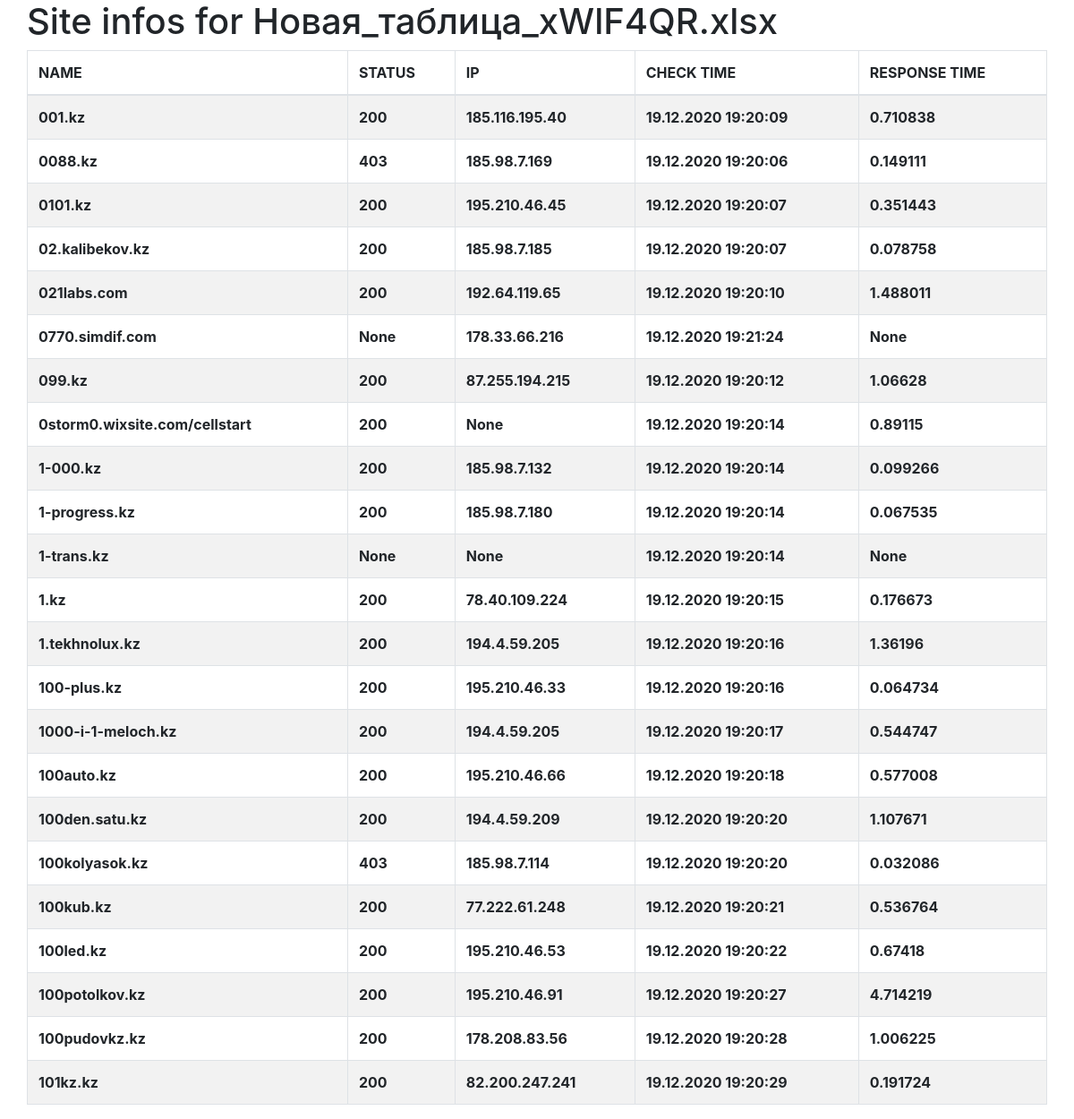
The app's page /session/43/ with its own data.
### users/models.py (models this page shows, shortened)
class SiteInfo(models.Model):
    session = models.ForeignKey(
        Session, on_delete=models.CASCADE, related_name='sites')
    name = models.CharField(max_length=128, null=True, blank=True)
    status = models.CharField(max_length=3, null=True, blank=True)
    check_time = models.DateTimeField(null=True, blank=True)
    ip = models.CharField(max_length=32, null=True, blank=True)
    is_checked = models.BooleanField(default=False)
    responce_time = models.CharField(max_length=128, null=True, blank=True)

### users/views.py (the view)
# urls.py: path('session/<int:pk>/', session,  name='session'),
def session(request, pk=None):
    session_name = Session.objects.get(pk=pk).filename()
    site_infos = SiteInfo.objects.filter(session__pk=pk)
    return render(request, 'session.html', {
        'site_infos': site_infos,
        'session_name': session_name
    })

### users/models.py (called while the page is built)
    def filename(self):
        return os.path.basename(self.sites_file.name)

### templates/session.html (shortened to what this page needs)
{% extends 'base.html' %}
{% load crispy_forms_tags %}
{% load static %}
{% block content %}
<div class="row">
    <h1>Site infos for {{session_name}}</h1>
    <table cellspacing=0 class="table table-bordered table-hover table-inverse table-striped" id='example' width=100%>
        <thead>
            <tr>
                <th>NAME</th>
                <th>STATUS</th>
                <th>IP</th>
                <th>CHECK TIME</th>
                <th>RESPONSE TIME</th>
            </tr>
        </thead>
        <tfoot>
            <tbody>
                {% for site_info in site_infos %}
                <tr>
                    <th>{{ site_info.name }}</th>
                    <th>{{ site_info.status }}</th>
                    <th>{{ site_info.ip }}</th>
                    <th>{{ site_info.check_time|date:'d.m.Y H:i:s' }}</th>
                    <th>{{ site_info.responce_time }}</th>
                </tr>
                {% endfor %}
            </tbody>
        </tfoot>
    </table>
</div>
{% endblock %}

### records on screen
SiteInfo: name "001.kz", status "200", ip "185.116.195.40", check_time "19.12.2020 19:20:09", responce_time "0.710838"
SiteInfo: name "0088.kz", status "403", ip "185.98.7.169", check_time "19.12.2020 19:20:06", responce_time "0.149111"
SiteInfo: name "0101.kz", status "200", ip "195.210.46.45", check_time "19.12.2020 19:20:07", responce_time "0.351443"
SiteInfo: name "02.kalibekov.kz", status "200", ip "185.98.7.185", check_time "19.12.2020 19:20:07", responce_time "0.078758"
SiteInfo: name "021labs.com", status "200", ip "192.64.119.65", check_time "19.12.2020 19:20:10", responce_time "1.488011"
SiteInfo: name "0770.simdif.com", status "None", ip "178.33.66.216", check_time "19.12.2020 19:21:24", responce_time "None"
SiteInfo: name "099.kz", status "200", ip "87.255.194.215", check_time "19.12.2020 19:20:12", responce_time "1.06628"
SiteInfo: name "0storm0.wixsite.com/cellstart", status "200", ip "None", check_time "19.12.2020 19:20:14", responce_time "0.89115"
SiteInfo: name "1-000.kz", status "200", ip "185.98.7.132", check_time "19.12.2020 19:20:14", responce_time "0.099266"
SiteInfo: name "1-progress.kz", status "200", ip "185.98.7.180", check_time "19.12.2020 19:20:14", responce_time "0.067535"
SiteInfo: name "1-trans.kz", status "None", ip "None", check_time "19.12.2020 19:20:14", responce_time "None"
SiteInfo: name "1.kz", status "200", ip "78.40.109.224", check_time "19.12.2020 19:20:15", responce_time "0.176673"
SiteInfo: name "1.tekhnolux.kz", status "200", ip "194.4.59.205", check_time "19.12.2020 19:20:16", responce_time "1.36196"
SiteInfo: name "100-plus.kz", status "200", ip "195.210.46.33", check_time "19.12.2020 19:20:16", responce_time "0.064734"
SiteInfo: name "1000-i-1-meloch.kz", status "200", ip "194.4.59.205", check_time "19.12.2020 19:20:17", responce_time "0.544747"
SiteInfo: name "100auto.kz", status "200", ip "195.210.46.66", check_time "19.12.2020 19:20:18", responce_time "0.577008"
SiteInfo: name "100den.satu.kz", status "200", ip "194.4.59.209", check_time "19.12.2020 19:20:20", responce_time "1.107671"
SiteInfo: name "100kolyasok.kz", status "403", ip "185.98.7.114", check_time "19.12.2020 19:20:20", responce_time "0.032086"
SiteInfo: name "100kub.kz", status "200", ip "77.222.61.248", check_time "19.12.2020 19:20:21", responce_time "0.536764"
SiteInfo: name "100led.kz", status "200", ip "195.210.46.53", check_time "19.12.2020 19:20:22", responce_time "0.67418"
SiteInfo: name "100potolkov.kz", status "200", ip "195.210.46.91", check_time "19.12.2020 19:20:27", responce_time "4.714219"
SiteInfo: name "100pudovkz.kz", status "200", ip "178.208.83.56", check_time "19.12.2020 19:20:28", responce_time "1.006225"
SiteInfo: name "101kz.kz", status "200", ip "82.200.247.241", check_time "19.12.2020 19:20:29", responce_time "0.191724"

### other values on screen
{{ session_name }} "Новая_таблица_xWlF4QR.xlsx"
